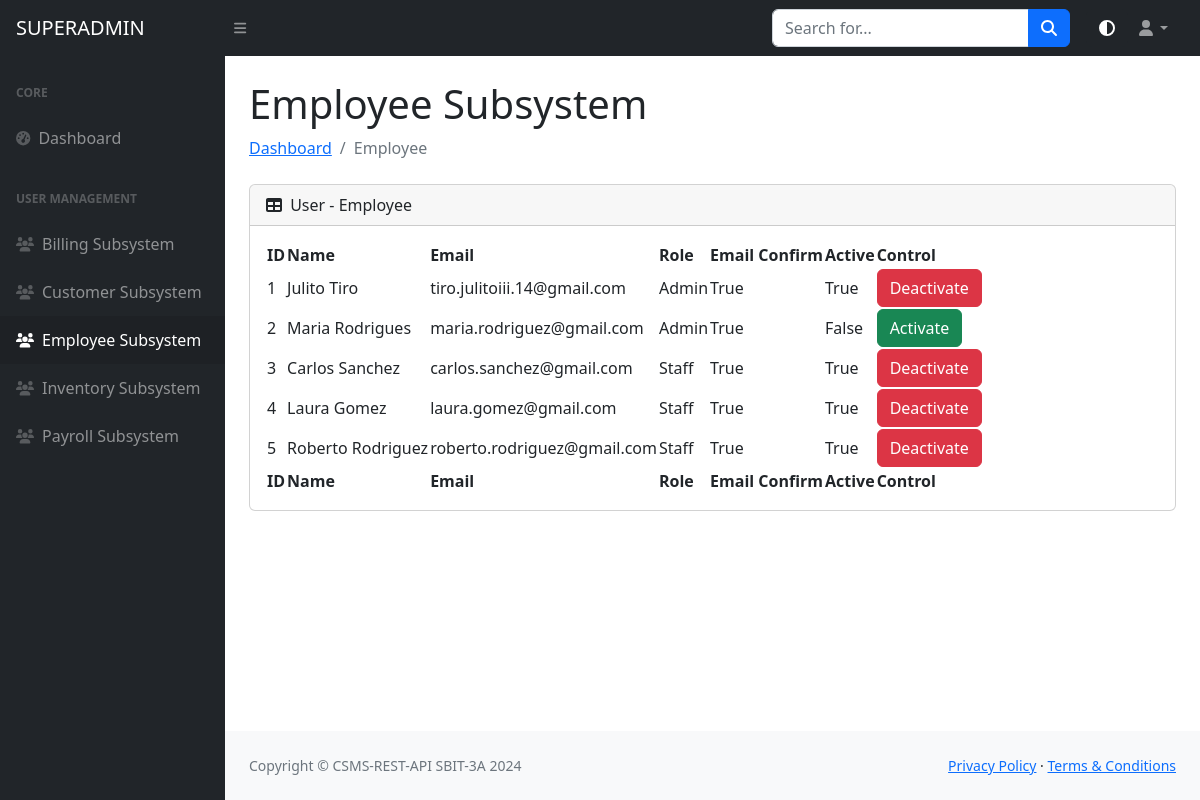
Before: /superadmin/employee (signed in) with the older database file.
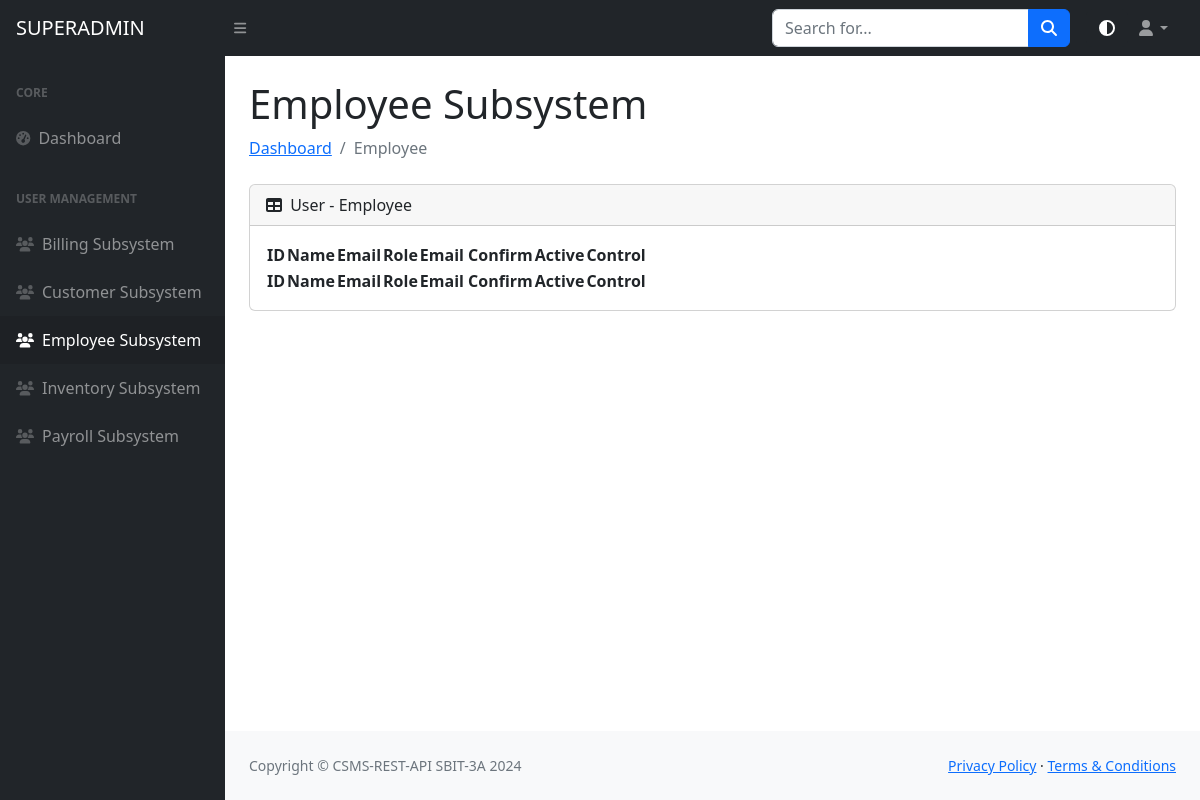
After: the same page with the newer database file.
### models/ccsms_models.py (models this page shows)
class EmployeeAdminLogin(db.Model):
    __tablename__ = "employee_admin_login_tbl"
    login_id = db.Column(db.Integer, primary_key=True)
    name = db.Column(db.String(50), nullable=True)
    email = db.Column(db.String(100), unique=True, nullable=False)
    password = db.Column(db.String(200), nullable=False)
    role = db.Column(db.String(50), nullable=False)
    is_active = db.Column(db.Boolean, default=False)
    email_confirm = db.Column(db.Boolean, default=False)

### routes/superadmin_routes.py (the view)
@superadmin_api.get("/superadmin/employee")
@login_required
def employee_superadmin():
    employee_admin_logins = EmployeeAdminLogin.query.all()
    result = [
        {
            "login_id": entry.login_id,
            "name": entry.name,
            "email": entry.email,
            "role": entry.role,
            "is_active": entry.is_active,
            "email_confirm": entry.email_confirm
        }
        for entry in employee_admin_logins
    ]
    return render_template("employee_tables.html", result=result)

### routes/superadmin_routes.py (called while the page is built)
@login_manager.user_loader
def load_user(login_id):
    return db.get_or_404(SuperadminLogin, login_id)

### templates/employee_tables.html (shortened to what this page needs)
{% include "header.html" %}
{% include "nav_bar.html" %}
{% include "side_nav_bar.html" %}
            <div id="layoutSidenav_content">
                <main>
                    <div class="container-fluid px-4">
                        <h1 class="mt-4">Employee Subsystem</h1>
                        <ol class="breadcrumb mb-4">
                            <li class="breadcrumb-item"><a href="{{ url_for('superadmin_api.dashboard_superadmin') }}">Dashboard</a></li>
                            <li class="breadcrumb-item active">Employee</li>
                        </ol>
                        <div class="card mb-4">
                            <div class="card-header">
                                <i class="fas fa-table me-1"></i>
                                User - Employee
                            </div>
                            <div class="card-body">
                                <table id="datatablesSimple">
                                    <thead>
                                        <tr>
                                            <th>ID</th>
                                            <th>Name</th>
                                            <th>Email</th>
                                            <th>Role</th>
                                            <th>Email Confirm</th>
                                            <th>Active</th>
                                            <th>Control</th>
                                        </tr>
                                    </thead>
                                    <tfoot>
                                        <tr>
                                            <th>ID</th>
                                            <th>Name</th>
                                            <th>Email</th>
                                            <th>Role</th>
                                            <th>Email Confirm</th>
                                            <th>Active</th>
                                            <th>Control</th>
                                        </tr>
                                    </tfoot>
                                    <tbody>
                                        {% for entry in result|sort(attribute='login_id') %}
                                            <tr>
                                                <td>{{ entry.login_id }}</td>
                                                <td>{{ entry.name }}</td>
                                                <td>{{ entry.email }}</td>
                                                <td>{{ entry.role }}</td>
                                                <td>{{ entry.email_confirm }}</td>
                                                <td>{{ entry.is_active }}</td>
                                                <td>
                                                    {% if entry.is_active %}
                                                        <button onclick="confirmDeactivate('{{ entry.login_id }}')" class="btn btn-danger">Deactivate</button>
                                                    {% else %}
                                                        <button onclick="confirmActivate('{{ entry.login_id }}')" class="btn btn-success">Activate</button>
                                                    {% endif %}
                                                </td>
                                            </tr>
                                        {% endfor %}
                                    </tbody>
                                </table>
                            </div>
                        </div>
                    </div>
                </main>
{% include "footer.html" %}

Changed rows visible on the page:
removed EmployeeAdminLogin: login_id "1", name "Julito Tiro", email "tiro.julitoiii.14@gmail.com", role "Admin", email_confirm "True", is_active "True"
removed EmployeeAdminLogin: login_id "2", name "Maria Rodrigues", email "maria.rodriguez@gmail.com", role "Admin", email_confirm "True", is_active "False"
removed EmployeeAdminLogin: login_id "3", name "Carlos Sanchez", email "carlos.sanchez@gmail.com", role "Staff", email_confirm "True", is_active "True"
removed EmployeeAdminLogin: login_id "4", name "Laura Gomez", email "laura.gomez@gmail.com", role "Staff", email_confirm "True", is_active "True"
removed EmployeeAdminLogin: login_id "5", name "Roberto Rodriguez", email "roberto.rodriguez@gmail.com", role "Staff", email_confirm "True", is_active "True"
